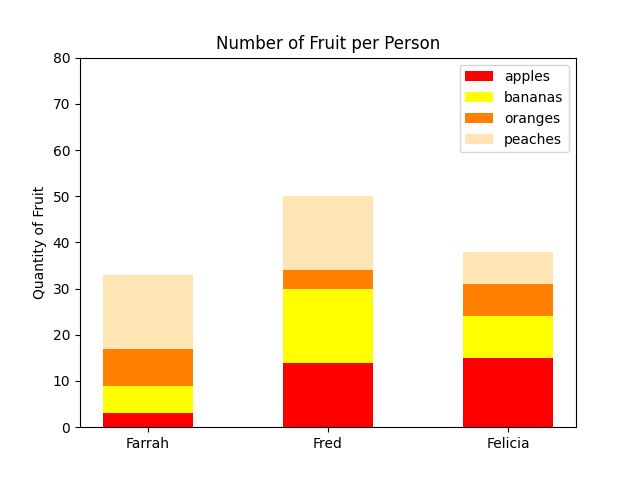

Here is the Python script that generated this plot:
#!/usr/bin/env python3
"""Fruit Charge Explored"""
import numpy as np
import matplotlib.pyplot as plt


def bars():
    """People and Bananas"""
    np.random.seed(5)
    fruit = np.random.randint(0, 20, (4, 3))
    plt.figure(figsize=(6.4, 4.8))

    plt.title('Number of Fruit per Person')
    plt.ylabel('Quantity of Fruit')
    plt.ylim(0, 80)
    plt.yticks(range(0, 90, 10))

    people = ['Farrah', 'Fred', 'Felicia']
    clrs = ['red', 'yellow', '#ff8000', '#ffe5b4']
    f_nm = ['apples', 'bananas', 'oranges', 'peaches']
    x = np.arange(len(people))
    width = 0.5

    bottom = np.zeros(3)
    for i in range(4):
        plt.bar(x, fruit[i], width, label=f_nm[i], bottom=bottom, color=clrs[i])
        bottom += fruit[i]

    plt.xticks(x, people)
    plt.legend()

    plt.savefig('6-bars')
    plt.show()


if __name__ == '__main__':
    bars()
